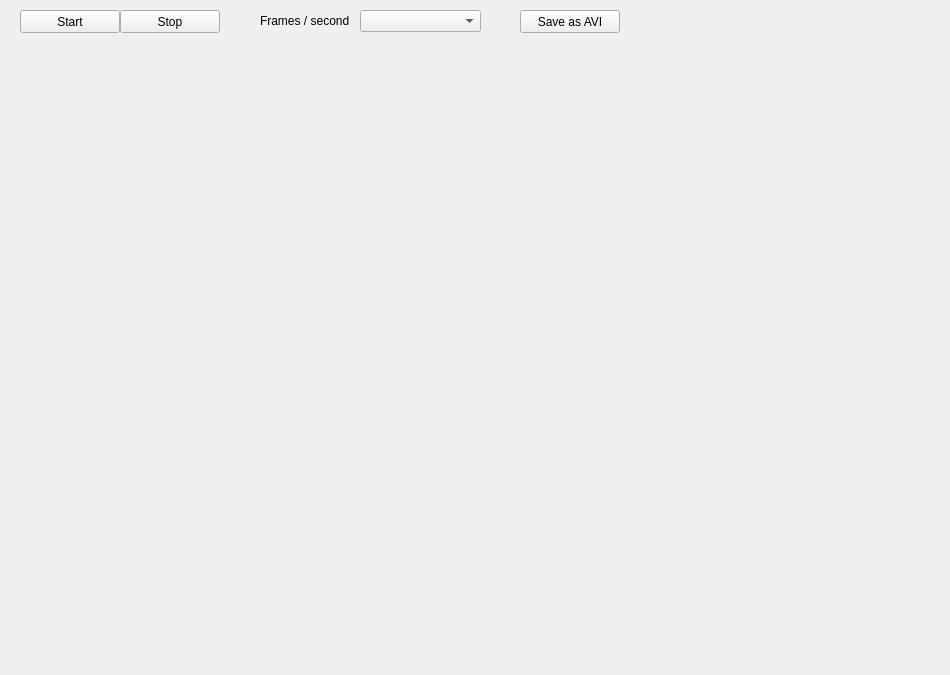
<?xml version="1.0" encoding="UTF-8"?>
<ui version="4.0">
 <class>AnimationViewer</class>
 <widget class="QWidget" name="AnimationViewer">
  <property name="geometry">
   <rect>
    <x>0</x>
    <y>0</y>
    <width>950</width>
    <height>675</height>
   </rect>
  </property>
  <property name="minimumSize">
   <size>
    <width>950</width>
    <height>675</height>
   </size>
  </property>
  <property name="maximumSize">
   <size>
    <width>950</width>
    <height>675</height>
   </size>
  </property>
  <property name="windowTitle">
   <string>Animation Viewer</string>
  </property>
  <widget class="QLabel" name="imageLabel">
   <property name="geometry">
    <rect>
     <x>25</x>
     <y>50</y>
     <width>900</width>
     <height>600</height>
    </rect>
   </property>
   <property name="text">
    <string/>
   </property>
  </widget>
  <widget class="QPushButton" name="startButton">
   <property name="geometry">
    <rect>
     <x>20</x>
     <y>10</y>
     <width>100</width>
     <height>23</height>
    </rect>
   </property>
   <property name="text">
    <string>Start</string>
   </property>
  </widget>
  <widget class="QPushButton" name="stopButton">
   <property name="geometry">
    <rect>
     <x>120</x>
     <y>10</y>
     <width>100</width>
     <height>23</height>
    </rect>
   </property>
   <property name="text">
    <string>Stop</string>
   </property>
  </widget>
  <widget class="QLabel" name="delayLabel">
   <property name="geometry">
    <rect>
     <x>260</x>
     <y>13</y>
     <width>91</width>
     <height>16</height>
    </rect>
   </property>
   <property name="text">
    <string>Frames / second :</string>
   </property>
  </widget>
  <widget class="QComboBox" name="delayComboBox">
   <property name="geometry">
    <rect>
     <x>360</x>
     <y>10</y>
     <width>121</width>
     <height>22</height>
    </rect>
   </property>
  </widget>
  <widget class="QPushButton" name="pushButton">
   <property name="geometry">
    <rect>
     <x>520</x>
     <y>10</y>
     <width>100</width>
     <height>23</height>
    </rect>
   </property>
   <property name="text">
    <string>Save as AVI</string>
   </property>
  </widget>
 </widget>
 <resources/>
 <connections/>
</ui>
